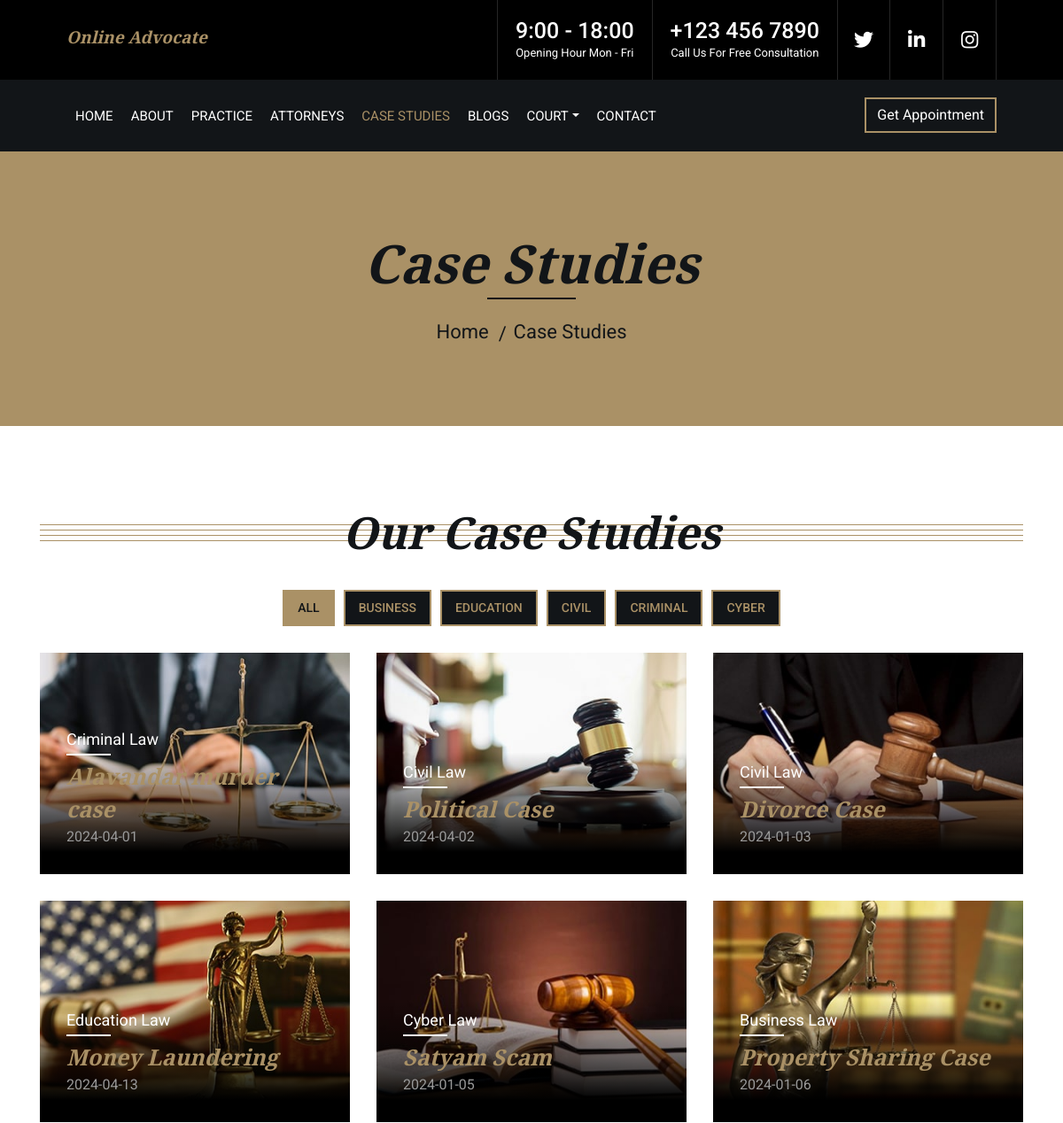
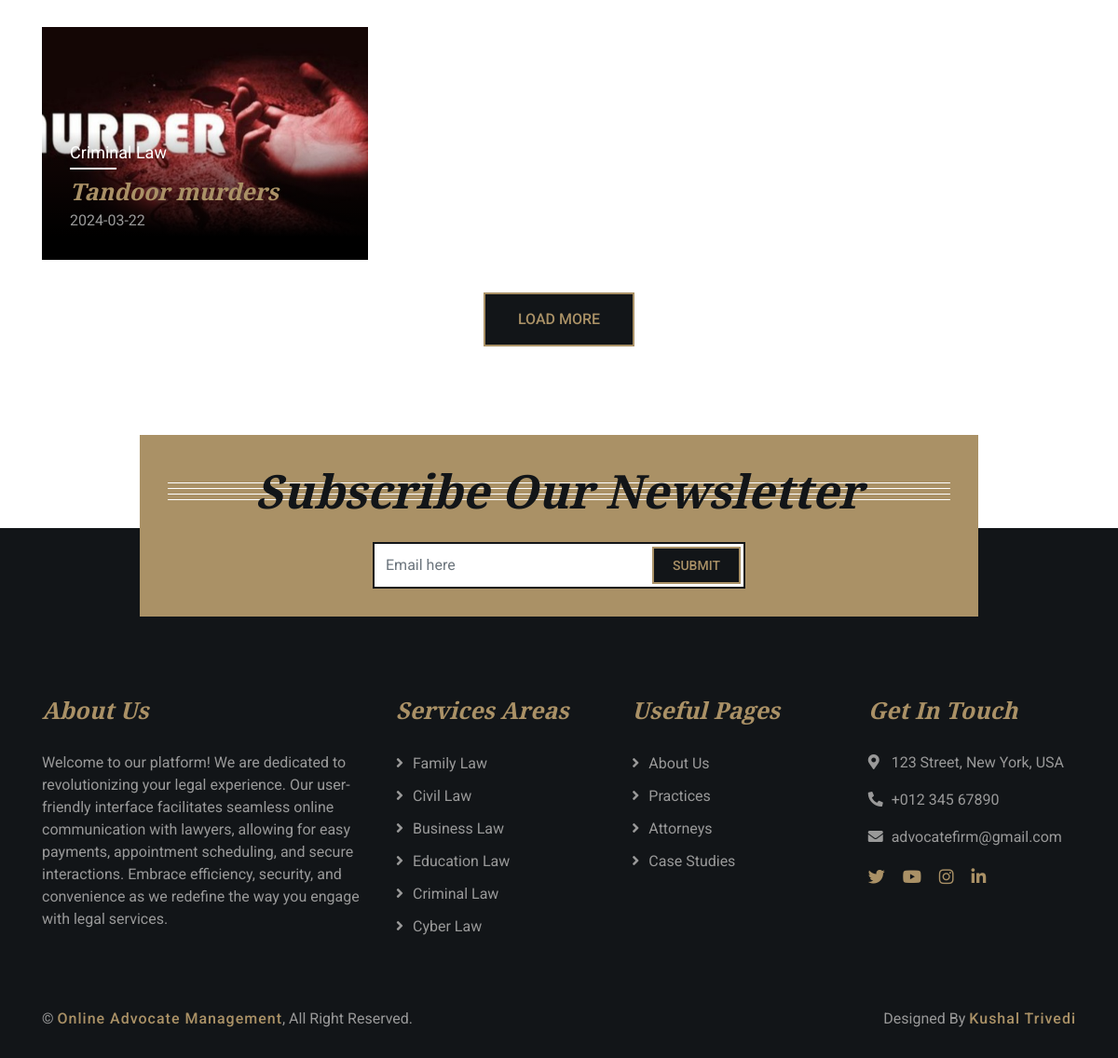
The app's page /portfolio with its own data (2 pictures, top to bottom).
### myapp/models.py (models this page shows)
class case_study(models.Model):
    case=models.CharField(max_length=30)
    title=models.CharField(max_length=50)
    ctime=models.CharField(max_length=20)
    case_img=models.ImageField(upload_to='image/')
    case_type=models.CharField(max_length=100)

class law(models.Model):
    name=models.CharField(max_length=50)
    definition=models.CharField(max_length=50)
    law_desc=models.CharField(max_length=2000)

### myapp/views.py (the view)
# urls.py: path('portfolio', views.portfolio),
def portfolio(request):
    data=case_study.objects.all
    data5 = lawyer_info.objects.all()
    unique_courts = set()
    unique_expertise = set()
    for lawyer in data5:
        expertise = lawyer.lexp.split(',')
        unique_expertise.update(expertise)
    data4 = law.objects.filter(name__in=unique_expertise)
    for lawyer in data5:
        courts = lawyer.lcourt.split(',')
        unique_courts.update(courts)
    data3 = Court.objects.filter(court_name__in=unique_courts)
    law_categories = set([category.split()[0] for category in case_study.objects.values_list('case', flat=True)])
    return render(request,'myapp/portfolio.html',{'data':data,'data3':data3,'law_categories':law_categories,'data4':data4})

### templates/myapp/portfolio.html (shortened to what this page needs)
<!DOCTYPE html>
{%load static%}
<html lang="en">
<head>
    <link href="https://stackpath.bootstrapcdn.com/bootstrap/4.4.1/css/bootstrap.min.css" rel="stylesheet">
    <link href="https://cdnjs.cloudflare.com/ajax/libs/font-awesome/5.10.0/css/all.min.css" rel="stylesheet">
    <link href="{% static 'myapp/lib/animate/animate.min.css'%}" rel="stylesheet">
    <link href="{% static 'myapp/lib/owlcarousel/assets/owl.carousel.min.css'%}" rel="stylesheet">
    <link href="{% static 'myapp/css/style.css'%}" rel="stylesheet">
</head>
<body>
<div class="wrapper">
    <div class="top-bar">
        <div class="container-fluid">
            <div class="row">
                <div class="col-lg-3">
                    <div class="logo">
                        <a href="/#">
                            <h4>Online Advocate Management</h4>
                        </a>
                    </div>
                </div>
                <div class="col-lg-9">
                    <div class="top-bar-right">
                        <div class="text">
                            <h2>9:00 - 18:00</h2>
                            <p>Opening Hour Mon - Fri</p>
                        </div>
                        <div class="text">
                            <h2>+123 456 7890</h2>
                            <p>Call Us For Free Consultation</p>
                        </div>
                        <div class="social">
                            <a href="https://twitter.com/home"><i class="fab fa-twitter"></i></a>
                                    <a href="https://www.linkedin.com/feed/"><i class="fab fa-linkedin-in"></i></a>
                                    <a href="https://www.instagram.com/trivedi9908/"><i class="fab fa-instagram"></i></a>
                        </div>
                    </div>
                </div>
            </div>
        </div>
    </div>
    <div class="nav-bar">
        <div class="container-fluid">
            <nav class="navbar navbar-expand-lg bg-dark navbar-dark">
                <div class="collapse navbar-collapse justify-content-between" id="navbarCollapse">
                    <div class="navbar-nav mr-auto">
                        <a href="/#" class="nav-item nav-link">Home</a>
                        <a href="/about" class="nav-item nav-link">About</a>
                        <a href="/service" class="nav-item nav-link">Practice</a>
                        <a href="/team" class="nav-item nav-link">Attorneys</a>
                        <a href="/portfolio" class="nav-item nav-link active">Case Studies</a>
                         <a href="/blog_1" class="nav-item nav-link">Blogs</a>
                        <div class="nav-item dropdown">
                            <a href="#" class="nav-link dropdown-toggle" data-toggle="dropdown">Court</a>
                        </div>
                        <a href="/contact" class="nav-item nav-link">Contact</a>
                    </div>
                    <div class="ml-auto">
                        <a class="btn" href="/payment">Get Appointment</a>
                    </div>
                </div>
            </nav>
        </div>
    </div>
    <div class="page-header">
        <div class="container">
            <div class="row">
                <div class="col-12">
                    <h2>Case Studies</h2>
                </div>
                <div class="col-12">
                    <a href="/#">Home</a>
                    <a href="/portfolio">Case Studies</a>
                </div>
            </div>
        </div>
    </div>
    <div class="portfolio">
        <div class="container">
            <div class="section-header">
                <h2>Our Case Studies</h2>
            </div>
            <div class="row">
                <div class="col-12">
                    <ul id="portfolio-flters">
                        <li data-filter="*" class="filter-active">All</li>
                        {% for category in law_categories %}
                        <li data-filter=".{{ category }}">{{ category }}</li>
                        {% endfor %}
                    </ul>
                </div>
            </div>
            <div class="row portfolio-container">
                {% for i in data %}
                <div class="col-lg-4 col-md-6 col-sm-12 portfolio-item {{ i.case }}">
                    <div class="portfolio-wrap" style="height:250px;">
                        <img src="{{ i.case_img.url }}" alt="Portfolio Image">
                        <figure>
                            <p>{{ i.case }}</p>
                            <a href="case_de/{{ i.id }}">{{ i.title }}</a>
                            <span>{{ i.ctime }}</span>
                        </figure>
                    </div>
                </div>
                {% endfor %}
            </div>
            <div class="row">
                <div class="col-12 load-more">
                    <a class="btn" href="/portfolio">Load More</a>
                </div>
            </div>
        </div>
    </div>
    <div class="newsletter">
        <div class="container">
            <div class="section-header">
                <h2>Subscribe Our Newsletter</h2>
            </div>
            <div class="form">
                <form method="post" action="/News">
                    <input class="form-control" placeholder="Email here" name="email">
                    <button class="btn" type="submit">Submit</button>
                </form>
            </div>
        </div>
    </div>
    <div class="footer">
        <div class="container">
            <div class="row">
                <div class="col-md-6 col-lg-4">
                    <div class="footer-about">
                        <h2>About Us</h2>
                        <p>
                            Welcome to our platform! We are dedicated to revolutionizing your legal experience. Our
                            user-friendly interface facilitates seamless online communication with lawyers, allowing for
                            easy payments, appointment scheduling, and secure interactions. Embrace efficiency,
                            security, and convenience as we redefine the way you engage with legal services.
                        </p>
                    </div>
                </div>
                <div class="col-md-6 col-lg-8">
                    <div class="row">
                        <div class="col-md-6 col-lg-4">
                            <div class="footer-link">
                                <h2>Services Areas</h2>
                                {% for i in data4 %}
                                <a href="/lawtype/{{i.name}}">{{i.name}}</a>
                                {% endfor %}
                            </div>
                        </div>
                        <div class="col-md-6 col-lg-4">
                            <div class="footer-link">
                                <h2>Useful Pages</h2>
                                <a href="/about">About Us</a>
                                <a href="/service">Practices</a>
                                <a href="/team">Attorneys</a>
                                <a href="/portfolio">Case Studies</a>
                            </div>
                        </div>
                        <div class="col-md-6 col-lg-4">
                            <div class="footer-contact">
                                <h2>Get In Touch</h2>
                                <p><i class="fa fa-map-marker-alt"></i>123 Street, New York, USA</p>
                                <p><i class="fa fa-phone-alt"></i>+012 345 67890</p>
                                <p><i class="fa fa-envelope"></i>advocatefirm@gmail.com</p>
                                <div class="footer-social">
                                   <a href="https://twitter.com/home"><i class="fab fa-twitter"></i></a>
                                    <a href="https://www.youtube.com/watch?v=8J35cu7mUrw"><i class="fab fa-youtube"></i></a>
                                    <a href="https://www.instagram.com/trivedi9908/"><i class="fab fa-instagram"></i></a>
                                    <a href="https://www.linkedin.com/feed/"><i class="fab fa-linkedin-in"></i></a>
                                </div>
                            </div>
                        </div>
                    </div>
                </div>
            </div>
        </div>
        <div class="container copyright">
            <div class="row">
                <div class="col-md-6">
                     <p>&copy; <a href="https://htmlcodex.com/law-firm-website-template">Online Advocate Management</a>, All Right Reserved.</p>
                </div>
                <div class="col-md-6">
                    <p>Designed By <a href="https://htmlcodex.com">Kushal Trivedi</a></p>
                </div>
            </div>
        </div>
    </div>
</div>
</body>
</html>

### templates/myapp/portfolio.html (style rules this page uses)
.top-bar .logo h4 { margin: 0; color: #aa9166; font-size: 19px; line-height: 55px; font-weight: 800; }

### records on screen
case_study: case_img (picture), case "Criminal Law", title "Alavandar murder case", ctime "2024-04-01"
case_study: case_img (picture), case "Civil Law", title "Political Case", ctime "2024-04-02"
case_study: case_img (picture), case "Civil Law", title "Divorce Case", ctime "2024-01-03"
case_study: case_img (picture), case "Education Law", title "Money Laundering", ctime "2024-04-13"
case_study: case_img (picture), case "Cyber Law", title "Satyam Scam", ctime "2024-01-05"
case_study: case_img (picture), case "Business Law", title "Property Sharing Case", ctime "2024-01-06"
case_study: case_img (picture), case "Criminal Law", title "Tandoor murders", ctime "2024-03-22"
law: name "Family Law"
law: name "Civil Law"
law: name "Business Law"
law: name "Education Law"
law: name "Criminal Law"
law: name "Cyber Law"

### other values on screen
{{ category }} "BUSINESS" "EDUCATION" "CIVIL" "CRIMINAL" "CYBER"
